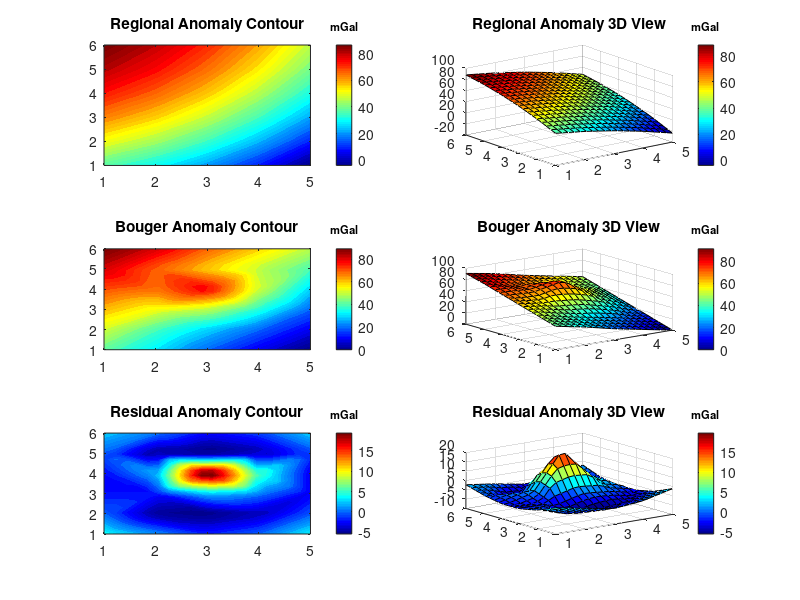

This chart was generated by the following MATLAB code:
%Regional and Residual gravity anomaly separation using  Trend Surface
%Analysis (TSA) 2rd order
%Mohammad Rheza Zamani
clear all;
clc;
%Function : P(x,y)=a+bx+cx^2+dy+ey^2+fxy 
x = [1 2 3 4 5 1 2 3 4 5 1 2 3 4 5 1 2 3 4 5 1 2 3 4 5 1 2 3 4 5 ];
y = [1 1 1 1 1 2 2 2 2 2 3 3 3 3 3 4 4 4 4 4 5 5 5 5 5 6 6 6 6 6 ];
cba = [42 32 20 10 0 52 40 30 20 10 62 55 50 37 20 72 69 80 52 30 82 70 60 50 40 91 82 70 60 50];
x1 = x.*x;
y1 = y.*y;
xy = x.*y;
for i = 1 : length(x) 
    k(:, 1 ) = zeros(length(x), 1) + 1;
end
%Kernel Matrix
G = [k x' x1' y' y1' xy'];
%Inversion
m=inv(G'*G)*G'*cba';

%Regional Anomalies
anomali_regional = G*m;

%Residual Anomalies
anomali_residual = cba' - anomali_regional;

% Gridding Data
xv = linspace(min(x), max(x), 20);
yv = linspace(min(y), max(y), 20); 
[Xm,Ym] = meshgrid(xv, yv);
Zm = griddata(x, y, anomali_regional, Xm, Ym); 
Z = griddata (x, y, cba, Xm, Ym); 
Zn = griddata(x,y,anomali_residual,Xm,Ym);

% Plotting data
figure(1)
subplot(3,2,1)
contourf(Xm, Ym, Zm,50,'LineStyle','none')
title('Regional Anomaly Contour')
colorbar
colormap(jet)
title(colorbar,'mGal','FontSize',8,'fontweight','bold')
subplot(3,2,2)
surf(Xm, Ym, Zm)
title('Regional Anomaly 3D View') 
colorbar
colormap(jet)
title(colorbar,'mGal','FontSize',8,'fontweight','bold')
subplot(3,2,3)
contourf(Xm, Ym, Z,50,'LineStyle','none')
title('Bouger Anomaly Contour')
colorbar
colormap(jet)
title(colorbar,'mGal','FontSize',8,'fontweight','bold')
subplot(3,2,4)
surf(Xm, Ym, Z)
title('Bouger Anomaly 3D View')
colorbar
colormap(jet)
title(colorbar,'mGal','FontSize',8,'fontweight','bold')
subplot(3,2,5)
contourf(Xm, Ym, Zn,50,'LineStyle','none')
title('Residual Anomaly Contour')
colorbar
colormap(jet)
title(colorbar,'mGal','FontSize',8,'fontweight','bold')
subplot(3,2,6)
surf(Xm, Ym, Zn)
title('Residual Anomaly 3D View')
colorbar
colormap(jet)
title(colorbar,'mGal','FontSize',8,'fontweight','bold')
